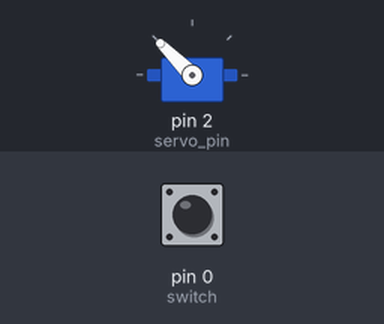
This program was run on a simulated MicroPython board. Parts: servo. Inputs (shaded band) come from the test bench; at power-on: pin 0 (switch) LOW. Servo angles are drawn from the pulse width (0.5 ms = 0°, 2.5 ms = 180°).

Above: at 1.2 s.
1.3 s: pin 0 (switch) pulled HIGH for 0.15 s
At 2.73 s:
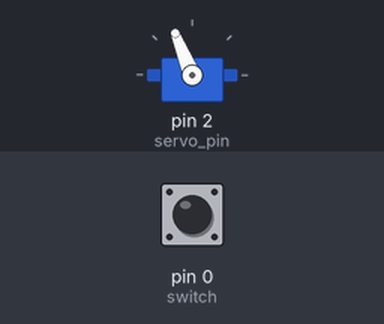
4.3 s: pin 0 (switch) pulled HIGH for 1 s
7.3 s: pin 0 (switch) pulled HIGH for 3.2 s
Timing chart, 0 to 13.4 s (numbered marks = the images above; inputs shaded):
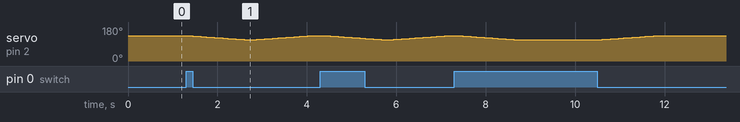

The program:

working_raw_slow_motion.py
```python
from machine import Pin, PWM
import time

# Define the servo pin
servo_pin = 2
# Define the switch pin
switch_pin = 0

# Create a PWM object for the servo
pwm = PWM(Pin(servo_pin, Pin.OUT), freq=50)

# Function to set the servo angle
def set_servo_angle(angle):
    # Map angle to pulse width in microseconds
    pulse_width = int(((angle / 180) * 1000) + 1000)
    pulse_width = max(1000, min(pulse_width, 2000))
    # Set the duty cycle based on the pulse width
    pwm.duty_u16(int((pulse_width / 20000) * 65535))

# Function to move servo slowly to a target angle
def move_servo_slowly(target_angle, current_angle, step_size=1, delay=0.03):
    if target_angle > current_angle:
        for angle in range(current_angle, target_angle + 1, step_size):
            set_servo_angle(angle)
            time.sleep(delay)
    elif target_angle < current_angle:
        for angle in range(current_angle, target_angle - 1, -step_size):
            set_servo_angle(angle)
            time.sleep(delay)

# Set up switch pin as input with pull-down resistor
switch = Pin(switch_pin, Pin.IN, Pin.PULL_DOWN)

# Initial servo angle
current_angle = 180
set_servo_angle(current_angle)

while True:
    # Read current switch state
    current_switch_state = switch.value()

    # If switch state has changed
    if current_switch_state == 1:  # Switch is on (connected to VCC)
        target_angle = 135
    else:  # Switch is off (connected to GND through pull-down)
        target_angle = 180

    # Move servo slowly to target angle
    move_servo_slowly(target_angle, current_angle)
    current_angle = target_angle

    # Wait a bit before checking again
    time.sleep(0.1)
```
